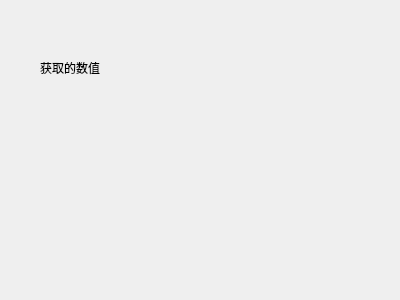
<?xml version="1.0" encoding="UTF-8"?>
<ui version="4.0">
 <class>Widget</class>
 <widget class="QWidget" name="Widget">
  <property name="geometry">
   <rect>
    <x>0</x>
    <y>0</y>
    <width>400</width>
    <height>300</height>
   </rect>
  </property>
  <property name="windowTitle">
   <string>Widget</string>
  </property>
  <widget class="QLabel" name="label">
   <property name="geometry">
    <rect>
     <x>40</x>
     <y>60</y>
     <width>71</width>
     <height>16</height>
    </rect>
   </property>
   <property name="text">
    <string>获取的数值</string>
   </property>
  </widget>
 </widget>
 <layoutdefault spacing="6" margin="11"/>
 <resources/>
 <connections/>
</ui>
